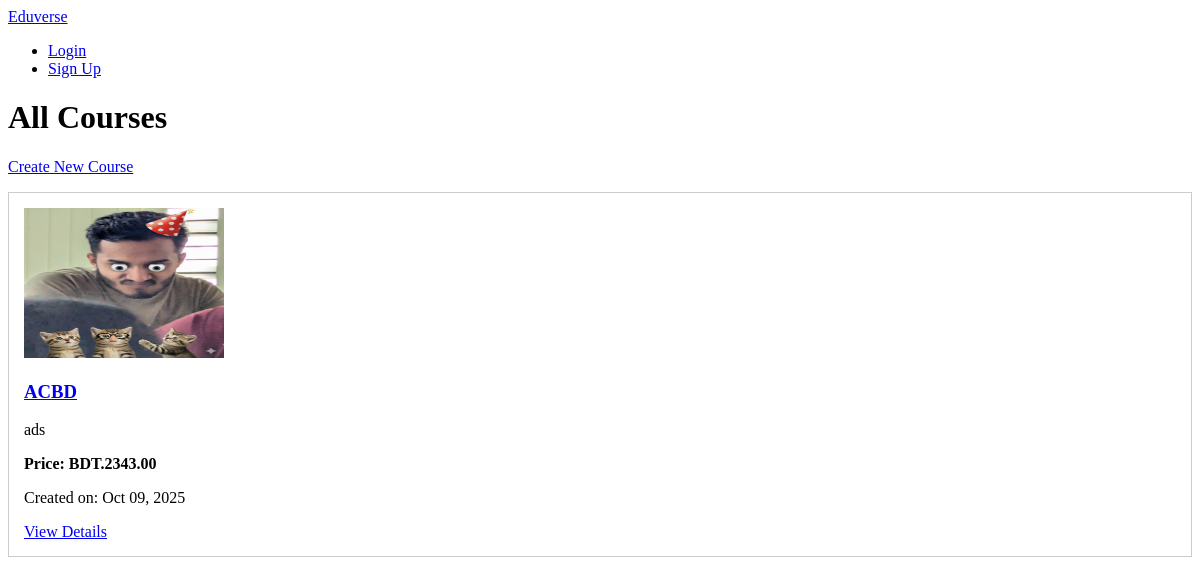
The app's page /courses/, older data.
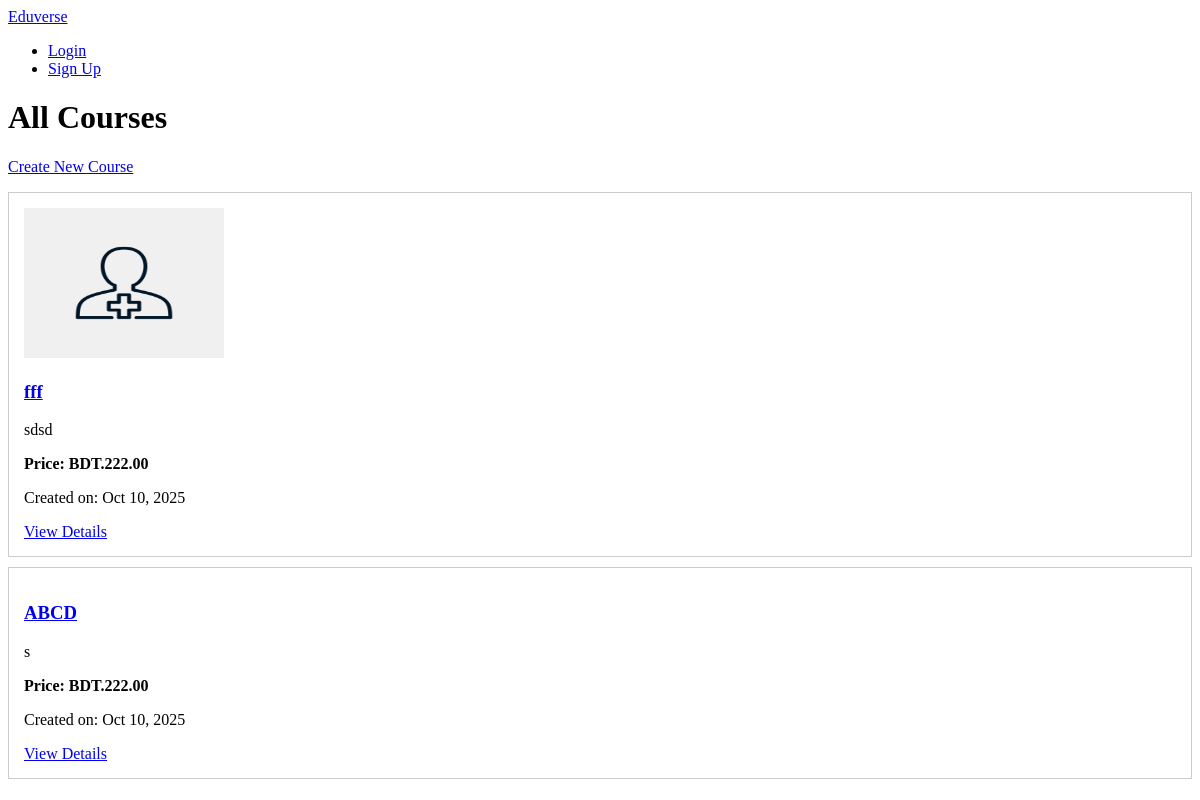
The same page, newer data.
### courses/models.py (models this page shows, shortened)
class Course(models.Model):
    instructor = models.ForeignKey(
        settings.AUTH_USER_MODEL,
        on_delete=models.CASCADE,
        related_name="courses",
        null = True,
        blank = True
    )
    title = models.CharField(max_length=200)
    description = models.TextField()
    thumbnail = models.ImageField(upload_to='course_thumbnails/', blank=True, null=True)
    price = models.DecimalField(max_digits=8, decimal_places=2)
    created_at = models.DateTimeField(auto_now_add=True)
    updated_at = models.DateTimeField(auto_now=True)
    class Meta:
        ordering = ['-created_at']

### courses/views.py (the view)
# urls.py: path('', views.course_list, name='course_list'),
def course_list(request):
    courses = Course.objects.all()
    return render(request, 'courses/course_list.html', {'courses': courses})

### courses/templates/courses/course_list.html (shortened to what this page needs)
{% extends 'base.html' %}
{% block content %}
<h1>All Courses</h1>
<p><a href="{% url 'courses:course_create' %}">Create New Course</a></p>
{% if courses %}
    {% for course in courses %}
        <div style="border: 1px solid #ccc; margin: 10px 0; padding: 15px;">
            {% if course.thumbnail %}
                <img src="{{ course.thumbnail.url }}" alt="{{ course.title }}" style="width: 200px; height: 150px;">
            {% endif %}
            <h3><a href="{% url 'courses:course_detail' course.pk %}">{{ course.title }}</a></h3>
            <p>{{ course.description|truncatewords:20 }}</p>
            <p><strong>Price: BDT.{{ course.price }}</strong></p>
            <p>Created on: {{ course.created_at|date:"M d, Y" }}</p>
            <a href="{% url 'courses:course_detail' course.pk %}">View Details</a>
        </div>
    {% endfor %}
{% else %}
    <p>No courses available yet.</p>
    <p><a href="{% url 'courses:course_create' %}">Create the first course!</a></p>
{% endif %}
{% endblock %}

### templates/base.html (shortened to what this page needs)
<!DOCTYPE html>
<html lang="en">
<head>
</head>
<body>
   <nav>
       <a href = "{% url 'home' %}"> Eduverse</a>
       <ul>
           {% if user.is_authenticated %}
           <li style="display: flex; align-items: center;">
    <img src="{{ user.profile.image.url }}" alt="Avatar" style="width: 30px; height: 30px; border-radius: 50%; margin-right: 8px; object-fit: cover;">
    <a href="{% url 'profile' %}">{{ user.username }}</a>
</li>
           <li>
               <form action="{% url 'logout' %}" method="post" style="display:inline;">
                   {% csrf_token %}
                   <button type="submit">Logout</button>
               </form>
           </li>
           {% else %}
           <li><a href ="{% url 'login' %}">Login</a></li>
           <li><a href = "{% url 'signup' %}">Sign Up</a></li>
           {% endif %}
       </ul>
   </nav>
<main>
    {% block content %}
    {% endblock %}
</main>
</body>
</html>

Row changes from the older to the newer data that the page shows:
removed Course: thumbnail (picture), title "ACBD", description "ads", price "2343.00", created_at "Oct 09, 2025"
added Course: thumbnail (picture), title "fff", description "sdsd", price "222.00", created_at "Oct 10, 2025"
added Course: title "ABCD", description "s", price "222.00", created_at "Oct 10, 2025"
